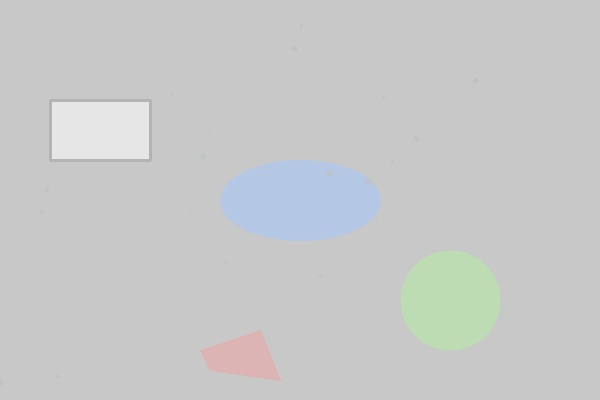
#> input picture sample_river.jpg, 600 x 400 px
$ python -i app.py   (imports and definitions only)   (older library calls are emulated)
#> lines starting #> are read from the running program, lines starting #| are printed output that depends on the picture; after the words box and inside, x2 and y2 are one past the last pixel; in counts of white or black regions, pixels touching at a corner belong together
import streamlit as st
import cv2
import numpy as np
from PIL import Image
import matplotlib
# [1 line not run here, left out]
import matplotlib.pyplot as plt
from io import BytesIO
import base64
import traceback
import sys

# [6 lines not run here, left out]

# ============================================================
# HELPER FUNCTIONS
# ============================================================

# [14 lines left out: function load_image, not called in this run]

def cv2_to_pil(cv2_img):
    return Image.fromarray(cv2.cvtColor(cv2_img, cv2.COLOR_BGR2RGB))

# [30 lines left out: functions rgb_to_cmy, apply_sobel, apply_prewitt, apply_robert, not called in this run]

def apply_laplacian(img_gray):
    lap = cv2.Laplacian(img_gray, cv2.CV_64F, ksize=3)
    return cv2.normalize(np.abs(lap), None, 0, 255, cv2.NORM_MINMAX).astype(np.uint8)

def segment_otsu_morphology(img_gray, morph_op="closing", kernel_size=5, iterations=1):
    _, binary = cv2.threshold(img_gray, 0, 255, cv2.THRESH_BINARY + cv2.THRESH_OTSU)
    kernel = cv2.getStructuringElement(cv2.MORPH_ELLIPSE, (kernel_size, kernel_size))
    morph_map = {
        "erosion":    cv2.erode(binary, kernel, iterations=iterations),
        "dilation":   cv2.dilate(binary, kernel, iterations=iterations),
        "opening":    cv2.morphologyEx(binary, cv2.MORPH_OPEN, kernel, iterations=iterations),
        "closing":    cv2.morphologyEx(binary, cv2.MORPH_CLOSE, kernel, iterations=iterations),
        "gradient":   cv2.morphologyEx(binary, cv2.MORPH_GRADIENT, kernel, iterations=iterations),
    }
    return binary, morph_map.get(morph_op, binary)

# [47 lines left out: functions analyze_segmentation, colormap_overlay, make_pixel_matrix_display, plot_rgb_histogram, not called in this run]

# ============================================================
# ERROR DISPLAY HELPER
# ============================================================

def safe_render(func):
    # [7 lines left out: function wrapper, not called in this run]
    return wrapper

# ============================================================
# TAB FUNCTIONS
# ============================================================

# [553 lines left out: functions render_tab1, render_tab2, render_tab3, render_tab4, render_tab5, main, not called in this run]

# [2 lines not run here, left out]

>>> import cv2
>>> picture = cv2.imread('sample_river.jpg', cv2.IMREAD_GRAYSCALE)
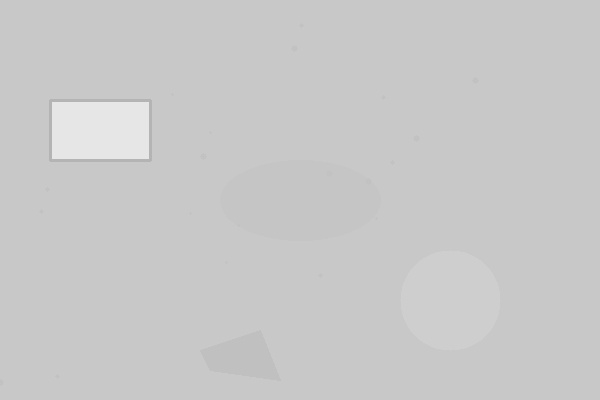
#> picture: shape (400, 600); min 176, max 235, mean 200.6
>>> result = segment_otsu_morphology(picture)
#> in segment_otsu_morphology, `_, binary = cv2.threshold(img_gray, 0, 255, cv2.THRESH_BINARY + cv2.TH..`:
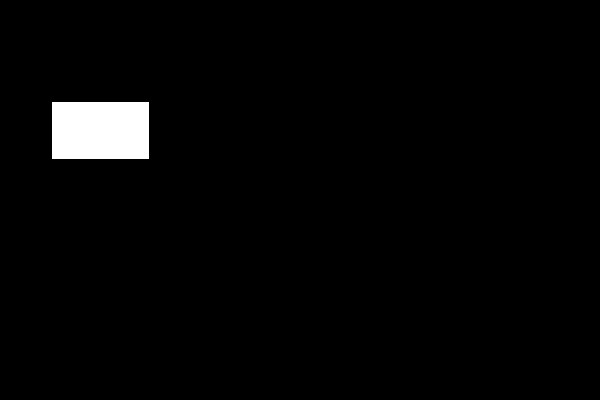
#> binary: shape (400, 600); 2.3% white; 1 white region, box (x1, y1, x2, y2) and area: (52, 102, 149, 159) 5529
